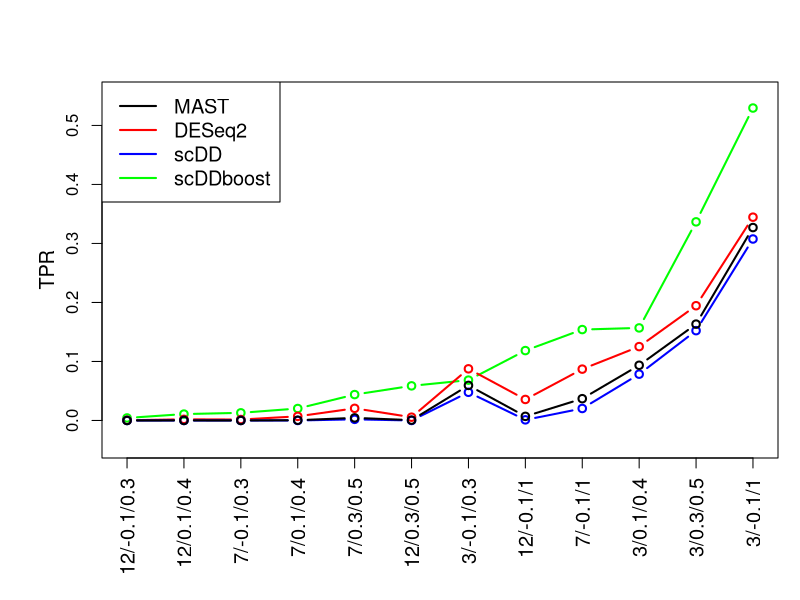

Reproduce this figure in R. (Note: this script raises an error after producing the figure.)
library(ggplot2)

#True positive rate, False positive rate, FDR order from K = 3, 7, 15 and (0.1,0.4), (-0.1, 0.3), (0.3, 0.5) , (-0.1,1)


NM = c("3/0.1/0.4","3/-0.1/0.3","3/0.3/0.5","3/-0.1/1","7/0.1/0.4","7/-0.1/0.3","7/0.3/0.5","7/-0.1/1","12/0.1/0.4","12/-0.1/0.3","12/0.3/0.5","12/-0.1/1")

# MAST
TP_mst = c(0.0928,0.0559,0.165,0.31,0.0008,0,0.006,0.041,0,0,0.00029,0.006)
FP_mst = c(0.00215,0.002,0.005,0.007,0,0,0,0.001,0,0,0,0.00014)
FDR_mst = c(0.0226,0.037,0.03,0.023,0,0,0,0.023,0,0,0,0.023)

## averaged
TP_mst = c(0.0935477293558306,0.059422287557921,0.163277697388529,0.326946595016891, 0.000438889862535919 ,0 ,0.0044004030265657, 0.0369265104694434, 4.0131631752147e-05, 0 ,0.000600359211755526, 0.00696897226833097)
FDR_mst = c(0.0223510843397565,0.0332726168791743 ,0.0292360221937687, 0.0250555213133359, 0, 0, 0, 0.0200426996645026, 0, 0, 0 ,0.0164886515353805)

# scDD
TP_sc = c(0.077,0.0434,0.148,0.283,0,0,0.003,0.028,0,0,0,0.00029)
FP_sc = c(0.0019,0.0017,0.0036,0.0045,0,0,0,0.0004,0,0,0,0)
FDR_sc = c(0.024,0.038,0.024,0.015,0,0,0,0.015,0,0,0,0)

## averaged
TP_sc = c(0.078472367407583 ,0.0477625083933143 ,0.152223787023182 ,0.307543794763962 ,0 ,0 ,0.00192147848087754, 0.0203012141976339, 0 ,0 ,0 ,0.00104322051748999)
FDR_sc = c(0.0200777294444841, 0.0329365079365079, 0.0278499367364991, 0.0181994883327778, 0 ,0, 0, 0.00778210116731518 ,0 ,0 ,0 ,0.0192307692307692)

# DESeq2
TP_des = c(0.123,0.083,0.191,0.33,0.0096,0.0027,0.0232,0.085,0.00094,0.057,0.00326,0.057)
FP_des = c(0.0049,0.0025,0.008,0.013,0.0003,0,0.0005,0.0025,0,0.0008,0.00007,0.0008)
FDR_des = c(0.038,0.03,0.04,0.039,0.03,0,0.023,0.028,0,0.013,0.021,0.013)

## averaged
TP_des = c(0.125187940734741, 0.0875377641984881, 0.194464953305644 ,0.344520562728398 ,0.00698637937332203 ,0.00159128390529645 ,0.0205572266898797 ,0.0870107506864049 ,0.00192147253052302 ,0.000361184685769323, 0.00556355752474249 ,0.0356019108271681)
FDR_des = c(0.0385879065150305 ,0.0382300884955752 ,0.0335727839522906 ,0.035162875751485 ,0.0521978021978022, 0 ,0.0265809782910444, 0.0241730046031418 ,0 ,0 ,0.0133333333333333 ,0.0144166666666667)

# scDDboost
TP_scb = c(0.0966,0.0288,0.34,0.52,0.0316,0.0225,0.039,0.23,0,0.006,0.00065,0.027)
FP_scb = c(0,0,0.0053,0.022,0.0003,0,0,0.002,0,0,0,0)
FDR_scb = c(0,0,0.0155,0.021,0.01,0,0,0.009,0,0,0,0)

## averaged
TP_scb = c(0.156857555007189, 0.0683664831523706, 0.336601673010924, 0.529493914469864, 0.0202716314516743 ,0.0129476618162813 ,0.0438871905930861 ,0.154063337462581, 0.0108173688471546, 0.00427409569896207 ,0.0586650807845709 ,0.118452280067024)
FDR_scb = c(0.00243427458617332 ,0 ,0.0109567298011205 ,0.0226490887796029, 0.00513698630136986, 0 ,0 ,0.00447690857681433, 0 ,0, 0, 0.00153172866520788)

pdf("simuTPR.pdf", height = 6, width = 10)
par(mar=c(7,5,4,1)+.1)
ORD = order(TP_scb)
plot(TP_scb[ORD], type = "b", lwd = 2, col = "green",
     ylab = "", xaxt = 'n', xlab = "", ylim = c(-0.04,0.55))
mtext("TPR", side=2, line=2.2, cex=1.2, yaxt = 'n')
lines(TP_des[ORD] , type = "b", lwd = 2, col = "red")
lines( TP_sc[ORD] , type = "b", lwd = 2, col = "blue")
lines( TP_mst[ORD] , type = "b", lwd = 2)
axis(1, at=1:12, labels = NM[ORD],cex.axis= 1.2, las = 2)
legend("topleft", legend=c("MAST", "DESeq2", "scDD", "scDDboost"),
       col=c("black", "red", "blue","green"),lty = 1, cex = 1.2,lwd = 2)
dev.off()
polygon( c(1,1, 4.5 ,4.5) , c(-0.04,-0.005,-0.005,-0.04) , col="lightgrey",
         border=FALSE )
text( 3,  -0.02, "3" )

polygon( c(4.5,4.5, 8.5 ,8.5) , c(-0.04,-0.005,-0.005,-0.04) , col="magenta",
         border=FALSE )
text( 6.5,  -0.02, "7" )

polygon( c(8.5,8.5, 12 ,12) , c(-0.04,-0.005,-0.005,-0.04) , col="yellow",
         border=FALSE )
text( 10.5,  -0.02, "15" )
dev.off()


pdf("simuFPR.pdf", height = 6, width = 10)
par(mar=c(7,5,4,1)+.1)
plot(FP_scb, type = "b", lwd = 2, col = "green", 
     ylab = "", xaxt = 'n', xlab = "K", ylim = c(-0.025/4,0.05))
mtext("FPR", side=2, line=2.2, cex=1.2, yaxt = 'n')
lines(FP_des , type = "b", lwd = 2, col = "red")
lines( FP_sc , type = "b", lwd = 2, col = "blue")
lines( FP_mst , type = "b", lwd = 2)
#axis(1, at=1:12, cex.axis= 1.2, las = 2) 
legend("topleft", legend=c("MAST", "DESeq2", "scDD", "scDDboost"),
       col=c("black", "red", "blue","green"),lty = 1, cex = 1.2,lwd = 2)
polygon( c(1,1, 4.5 ,4.5) , c(-0.025/4,-0.001,-0.001,-0.025/4) , col="lightgrey",
         border=FALSE )
text( 3,  -0.015/4, "3" )

polygon( c(4.5,4.5, 8.5 ,8.5) , c(-0.025/4,-0.001,-0.001,-0.025/4) , col="magenta",
         border=FALSE )
text( 6.5,  -0.015/4, "7" )

polygon( c(8.5,8.5, 12 ,12) , c(-0.025/4,-0.001,-0.001,-0.025/4) , col="yellow",
         border=FALSE )
text( 10.5,  -0.015/4, "15" )
dev.off()

pdf("simuFDR.pdf", height = 6, width = 10)
par(mar=c(7,5,4,1)+.1)
plot(FDR_scb[ORD], type = "b", lwd = 2, col = "green",
ylab = "", xaxt = 'n', xlab = "", ylim = c(-0.025 / 2,0.1))
abline(a=0.05,b=0,lwd = 2,lty = 2,col = "orange")
mtext("FDR", side=2, line=2.2, cex=1.2, yaxt = 'n')
lines(FDR_des[ORD] , type = "b", lwd = 2, col = "red")
lines( FDR_sc[ORD] , type = "b", lwd = 2, col = "blue")
lines( FDR_mst[ORD] , type = "b", lwd = 2)
axis(1, at=1:12, labels = NM[ORD],cex.axis= 1.2, las = 2)
legend("topleft", legend=c("MAST", "DESeq2", "scDD", "scDDboost"),
col=c("black", "red", "blue","green"),lty = 1, cex = 1.2,lwd = 2)
dev.off()
polygon( c(1,1, 4.5 ,4.5) , c(-0.025 / 2,-0.003,-0.003,-0.025 / 2) , col="lightgrey",
border=FALSE )
text( 3,  -0.015 / 2, "3" )

polygon( c(4.5,4.5, 8.5 ,8.5) , c(-0.025 / 2,-0.003,-0.003,-0.025 / 2) , col="magenta",
border=FALSE )
text( 6.5,  -0.015 / 2, "7" )

polygon( c(8.5,8.5, 12 ,12) , c(-0.025 / 2,-0.003,-0.003,-0.025 / 2) , col="yellow",
border=FALSE )
text( 10.5,  -0.015 / 2, "15" )
dev.off()
